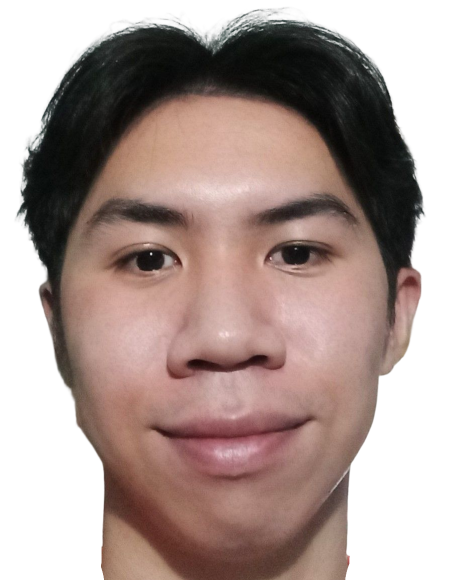
#> input picture Python/ASCII picture/picwish.png, 451 x 580 px
$ python ASCII_picture.py
#> lines starting #> are read from the running program, lines starting #| are printed output that depends on the picture
import cv2
import numpy as np

#ẢNH LÀ 1 MA TRẬN (MẢNG 2 CHIỀU)

# Danh sách các ký tự sử dụng, theo giảm dần độ dày
CHAR_LIST = "$@B%8&WM#*oahkbdpqwmZO0QLCJUYXzcvunxrjft/\|()1{}[]?-_+~<>i!lI;:,\"^`'. "
#In chiều dài của 1 chuỗi:
#print(len(CHAR_LIST))

input_file = "picwish.png"

image = cv2.imread(input_file,0)
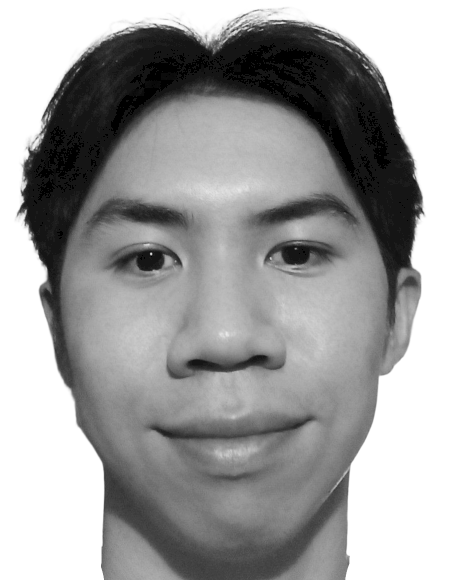
#> image: shape (580, 451); min 0, max 255, mean 157.7
#In kiểu dữ liệu của 1 biến:
#print(type(image))

#In ảnh dưới dạng ma trận (0 là màu đen, 255 là trắng, số còn lại nằm giữa 2 màu)
#print(image)

#In ra kích thước của ảnh (cột, hàng)
#print(image.shape)

#Lưu lại kích thước của ảnh xử lý
height, width = image.shape
#> height = 580; width = 451
#print(height, width)

#(Chỉnh) Chia ảnh ra các ô nhỏ, xử lý từng ô (chia càng nhiều, ảnh càng giống). Tạo biến lưu số cột/hàng của mỗi ô
num_cols = 450
#cell_height gấp đôi cell_width

cell_width = width / num_cols
#> cell_width = 1
#(Chỉnh)
cell_height = cell_width*2
#> cell_height = 2
num_rows = int(height/cell_height)
#> num_rows = 289
#print(cell_height, cell_width)

#In ra ảnh nhưng trong đoạn hàng [x,y], cột trong đoạn [z,t]
#cv2.imshow("Image", image[x:y,z:t])
#cv2.imshow("Image", image[:,100:400])

#Phạm vi của 1 ô:
#- width = [j*cell_width: (j+1)*cell_width]
#- height = [j*cell_height: (j+1)*cell_height]

#Tạo file output để ghi
output = open("ouput.txt", "w")

#Lặp qua từng ô nhỏ trong ảnh để xử lý (dùng int để làm tròn số)
#Chia từng ô nhỏ ra từng ảnh con
for i in range(num_rows):
    for j in range(num_cols):
        sub_image = image[int(i*cell_height):int((i+1)*cell_height), int(j*cell_width):int((j+1)*cell_width)]
        #In file ảnh con ra
        #cv2.imwrite("{} {}.jpg".format(i,j), sub_image)
        #In giá trị trung bình pixel của ảnh con (càng nhỏ thì càng nhiều màu đen, càng lớn thì càng nhiều màu trắng)
        #print("Cell {} {}: {}".format(i,j,np.mean(sub_image)))
        #(chỉnh) Tính chỉ số ký tự sẽ lấy trong CHAR_LIST
        index = int(np.mean(sub_image)/256*len(CHAR_LIST))
        #Viết ký tự ở index tương ứng ảnh con vào file output
        output.write(CHAR_LIST[index])
    output.write("\n")

output.close()
print("Done!")


#cv2.waitKey(0)
#cv2.destroyAllWindows()
